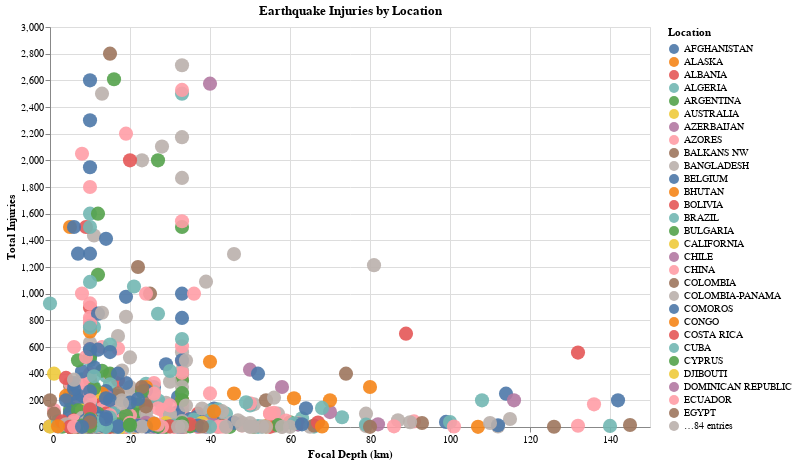

Notebook source saved alongside this figure:
### Markdown cell above
Even after narrowing the Y axis down from 0-50000 to 0-500, the points are still heavily clustered. There does not seem to be a very clearly linear relationship here.

### Code cell
noaa_depth_injury = noaa_depth[noaa_depth['Total Injuries'].notnull()]
filtered = noaa_depth_injury[noaa_depth_injury['Total Injuries'] < 3000]
filtered = filtered[filtered['Focal Depth (km)'] < 150]
alt.Chart(filtered).mark_circle(filled=True, 
                                size=200, 
                                opacity=0.9, 
                                color='tableau20').encode(
    x=alt.X('Focal Depth (km)', title='Focal Depth (km)', scale=alt.Scale(domain=(0,150))),
    y=alt.Y('Total Injuries', title='Total Injuries', scale=alt.Scale(domain=(0,3000))),
    color=alt.Color('Location', legend=alt.Legend(title='Location')),
    tooltip=['Location', 'Focal Depth (km)', 'Total Injuries']
).configure_axis(
    tickCount=10
).properties(
    title='Earthquake Injuries by Location',
    width=600,
    height=400
).interactive()

### Figure 1 — Vega-Lite specification as saved in the notebook (floating-point values rounded to 4 significant figures; data arrays with more than 128 entries replaced by an {"elided": "..."} marker saying what was removed)
{"config": {"view": {"continuousWidth": 400, "continuousHeight": 300}, "axis": {"tickCount": 10}}, "data": {"name": "data-48281fa6e01abe7f1744d06671bea0b7"}, "mark": {"type": "circle", "color": "tableau20", "filled": true, "opacity": 0.9, "size": 200}, "encoding": {"color": {"type": "nominal", "field": "Location", "legend": {"title": "Location"}}, "tooltip": [{"type": "nominal", "field": "Location"}, {"type": "quantitative", "field": "Focal Depth (km)"}, {"type": "quantitative", "field": "Total Injuries"}], "x": {"type": "quantitative", "field": "Focal Depth (km)", "scale": {"domain": [0, 150]}, "title": "Focal Depth (km)"}, "y": {"type": "quantitative", "field": "Total Injuries", "scale": {"domain": [0, 3000]}, "title": "Total Injuries"}}, "height": 400, "title": "Earthquake Injuries by Location", "width": 600, "$schema": "https://vega.github.io/schema/vega-lite/v4.8.1.json", "datasets": {"data-48281fa6e01abe7f1744d06671bea0b7": {"elided": "908 records"}}}
